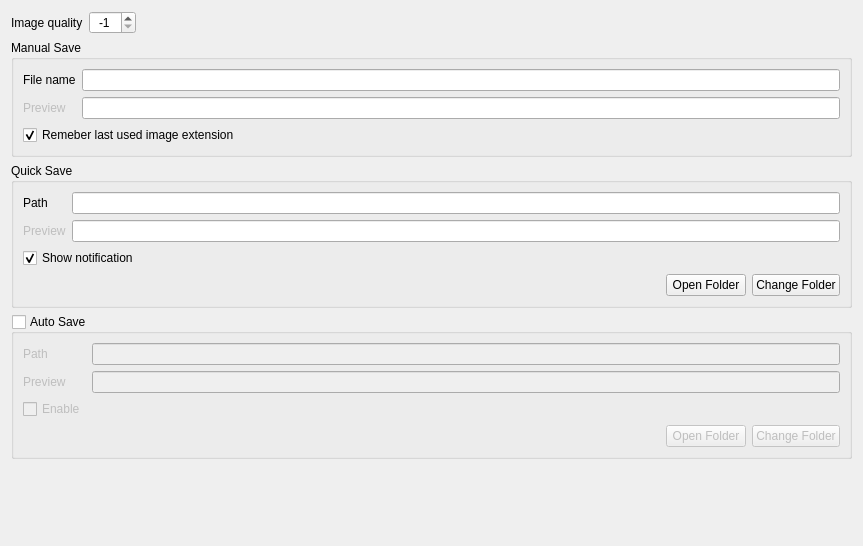
<?xml version="1.0" encoding="UTF-8"?>
<ui version="4.0">
 <class>SubOutput</class>
 <widget class="QWidget" name="SubOutput">
  <property name="geometry">
   <rect>
    <x>0</x>
    <y>0</y>
    <width>863</width>
    <height>546</height>
   </rect>
  </property>
  <property name="windowTitle">
   <string>Form</string>
  </property>
  <layout class="QVBoxLayout" name="verticalLayout" stretch="0,0,0,0,0,0">
   <item>
    <widget class="QWidget" name="dlg_image_quality" native="true">
     <layout class="QHBoxLayout" name="horizontalLayout">
      <property name="leftMargin">
       <number>0</number>
      </property>
      <property name="topMargin">
       <number>0</number>
      </property>
      <property name="rightMargin">
       <number>0</number>
      </property>
      <property name="bottomMargin">
       <number>0</number>
      </property>
      <item>
       <widget class="QLabel" name="label">
        <property name="text">
         <string>Image quality</string>
        </property>
       </widget>
      </item>
      <item>
       <widget class="QSpinBox" name="sb_image_quality">
        <property name="alignment">
         <set>Qt::AlignmentFlag::AlignCenter</set>
        </property>
        <property name="accelerated">
         <bool>false</bool>
        </property>
        <property name="minimum">
         <number>-1</number>
        </property>
        <property name="maximum">
         <number>100</number>
        </property>
        <property name="value">
         <number>-1</number>
        </property>
       </widget>
      </item>
      <item>
       <widget class="QLabel" name="label_2">
        <property name="maximumSize">
         <size>
          <width>32</width>
          <height>32</height>
         </size>
        </property>
        <property name="toolTip">
         <string>Range: [0,100] or -1.
Specify 0 to obtain small compressed files, 100 for large uncompressed files,
and specify -1 to let Sunny decide for you.</string>
        </property>
        <property name="text">
         <string notr="true"/>
        </property>
        <property name="pixmap">
         <pixmap resource="../../capturer.qrc">:/icons/setting/information</pixmap>
        </property>
        <property name="scaledContents">
         <bool>true</bool>
        </property>
       </widget>
      </item>
      <item>
       <spacer name="horizontalSpacer">
        <property name="orientation">
         <enum>Qt::Orientation::Horizontal</enum>
        </property>
        <property name="sizeHint" stdset="0">
         <size>
          <width>210</width>
          <height>5</height>
         </size>
        </property>
       </spacer>
      </item>
     </layout>
    </widget>
   </item>
   <item>
    <widget class="QGroupBox" name="gb_manual_save">
     <property name="title">
      <string>Manual Save</string>
     </property>
     <layout class="QHBoxLayout" name="horizontalLayout_2">
      <item>
       <widget class="QWidget" name="dlg_manual_save" native="true">
        <layout class="QGridLayout" name="gridLayout">
         <property name="leftMargin">
          <number>0</number>
         </property>
         <property name="topMargin">
          <number>0</number>
         </property>
         <property name="rightMargin">
          <number>0</number>
         </property>
         <property name="bottomMargin">
          <number>0</number>
         </property>
         <item row="0" column="1">
          <widget class="QLineEdit" name="le_manual_save_file_name"/>
         </item>
         <item row="2" column="0" colspan="2">
          <widget class="QCheckBox" name="cb_remeber_last_image_extension">
           <property name="text">
            <string>Remeber last used image extension</string>
           </property>
           <property name="checked">
            <bool>true</bool>
           </property>
          </widget>
         </item>
         <item row="0" column="0">
          <widget class="QLabel" name="label_3">
           <property name="text">
            <string>File name</string>
           </property>
          </widget>
         </item>
         <item row="1" column="0">
          <widget class="QLabel" name="label_4">
           <property name="enabled">
            <bool>false</bool>
           </property>
           <property name="text">
            <string>Preview</string>
           </property>
          </widget>
         </item>
         <item row="1" column="1">
          <widget class="QLineEdit" name="le_manual_save_file_name_preview">
           <property name="readOnly">
            <bool>true</bool>
           </property>
          </widget>
         </item>
        </layout>
       </widget>
      </item>
     </layout>
    </widget>
   </item>
   <item>
    <widget class="QGroupBox" name="groupBox_2">
     <property name="title">
      <string>Quick Save</string>
     </property>
     <layout class="QHBoxLayout" name="horizontalLayout_4">
      <item>
       <widget class="QWidget" name="dlg_quick_save" native="true">
        <layout class="QGridLayout" name="gridLayout_2">
         <property name="leftMargin">
          <number>0</number>
         </property>
         <property name="topMargin">
          <number>0</number>
         </property>
         <property name="rightMargin">
          <number>0</number>
         </property>
         <property name="bottomMargin">
          <number>0</number>
         </property>
         <item row="0" column="0">
          <widget class="QLabel" name="label_6">
           <property name="text">
            <string>Path</string>
           </property>
          </widget>
         </item>
         <item row="0" column="1">
          <widget class="QLineEdit" name="le_quick_save_path"/>
         </item>
         <item row="1" column="0">
          <widget class="QLabel" name="label_7">
           <property name="enabled">
            <bool>false</bool>
           </property>
           <property name="text">
            <string>Preview</string>
           </property>
          </widget>
         </item>
         <item row="2" column="0" colspan="2">
          <widget class="QCheckBox" name="cb_quick_save_show_notification">
           <property name="text">
            <string>Show notification</string>
           </property>
           <property name="checked">
            <bool>true</bool>
           </property>
          </widget>
         </item>
         <item row="3" column="0" colspan="2">
          <widget class="QWidget" name="widget_4" native="true">
           <layout class="QHBoxLayout" name="horizontalLayout_3">
            <property name="leftMargin">
             <number>0</number>
            </property>
            <property name="topMargin">
             <number>0</number>
            </property>
            <property name="rightMargin">
             <number>0</number>
            </property>
            <property name="bottomMargin">
             <number>0</number>
            </property>
            <item>
             <widget class="QLabel" name="lab_quick_save_tips">
              <property name="maximumSize">
               <size>
                <width>32</width>
                <height>32</height>
               </size>
              </property>
              <property name="toolTip">
               <string>Ctrl + Shift + S</string>
              </property>
              <property name="text">
               <string notr="true"/>
              </property>
              <property name="pixmap">
               <pixmap resource="../../capturer.qrc">:/icons/setting/information</pixmap>
              </property>
              <property name="scaledContents">
               <bool>true</bool>
              </property>
             </widget>
            </item>
            <item>
             <spacer name="horizontalSpacer_2">
              <property name="orientation">
               <enum>Qt::Orientation::Horizontal</enum>
              </property>
              <property name="sizeHint" stdset="0">
               <size>
                <width>34</width>
                <height>5</height>
               </size>
              </property>
             </spacer>
            </item>
            <item>
             <widget class="QPushButton" name="btn_quick_save_open_folder">
              <property name="text">
               <string>Open Folder</string>
              </property>
             </widget>
            </item>
            <item>
             <widget class="QPushButton" name="btn_quick_save_change_folder">
              <property name="text">
               <string>Change Folder</string>
              </property>
             </widget>
            </item>
           </layout>
          </widget>
         </item>
         <item row="1" column="1">
          <widget class="QLineEdit" name="le_quick_save_path_preview">
           <property name="readOnly">
            <bool>true</bool>
           </property>
          </widget>
         </item>
        </layout>
       </widget>
      </item>
     </layout>
    </widget>
   </item>
   <item>
    <widget class="QGroupBox" name="gb_auto_save">
     <property name="title">
      <string>Auto Save</string>
     </property>
     <property name="flat">
      <bool>false</bool>
     </property>
     <property name="checkable">
      <bool>true</bool>
     </property>
     <property name="checked">
      <bool>false</bool>
     </property>
     <layout class="QHBoxLayout" name="horizontalLayout_5">
      <item>
       <widget class="QWidget" name="dlg_auto_save" native="true">
        <layout class="QGridLayout" name="gridLayout_3">
         <property name="leftMargin">
          <number>0</number>
         </property>
         <property name="topMargin">
          <number>0</number>
         </property>
         <property name="rightMargin">
          <number>0</number>
         </property>
         <property name="bottomMargin">
          <number>0</number>
         </property>
         <item row="1" column="0">
          <widget class="QLabel" name="lab_auto_save_path_preview">
           <property name="enabled">
            <bool>false</bool>
           </property>
           <property name="text">
            <string>Preview</string>
           </property>
          </widget>
         </item>
         <item row="1" column="1">
          <widget class="QLineEdit" name="le_auto_save_path_preview">
           <property name="readOnly">
            <bool>true</bool>
           </property>
          </widget>
         </item>
         <item row="3" column="0" colspan="2">
          <widget class="QWidget" name="widget_6" native="true">
           <layout class="QHBoxLayout" name="horizontalLayout_6">
            <property name="leftMargin">
             <number>0</number>
            </property>
            <property name="topMargin">
             <number>0</number>
            </property>
            <property name="rightMargin">
             <number>0</number>
            </property>
            <property name="bottomMargin">
             <number>0</number>
            </property>
            <item>
             <widget class="QLabel" name="lab_auto_save_tips">
              <property name="maximumSize">
               <size>
                <width>32</width>
                <height>32</height>
               </size>
              </property>
              <property name="toolTip">
               <string>Automatically save every screenshot will be saved to this folder.</string>
              </property>
              <property name="text">
               <string notr="true"/>
              </property>
              <property name="pixmap">
               <pixmap resource="../../capturer.qrc">:/icons/setting/information</pixmap>
              </property>
              <property name="scaledContents">
               <bool>true</bool>
              </property>
             </widget>
            </item>
            <item>
             <spacer name="horizontalSpacer_3">
              <property name="orientation">
               <enum>Qt::Orientation::Horizontal</enum>
              </property>
              <property name="sizeHint" stdset="0">
               <size>
                <width>166</width>
                <height>5</height>
               </size>
              </property>
             </spacer>
            </item>
            <item>
             <widget class="QPushButton" name="btn_auto_save_open_folder">
              <property name="text">
               <string>Open Folder</string>
              </property>
             </widget>
            </item>
            <item>
             <widget class="QPushButton" name="btn_auto_save_change_folder">
              <property name="text">
               <string>Change Folder</string>
              </property>
             </widget>
            </item>
           </layout>
          </widget>
         </item>
         <item row="0" column="0">
          <widget class="QLabel" name="lab_auto_save_path">
           <property name="text">
            <string>Path</string>
           </property>
          </widget>
         </item>
         <item row="0" column="1">
          <widget class="QLineEdit" name="le_auto_save_path"/>
         </item>
         <item row="2" column="0">
          <widget class="QCheckBox" name="cb_auto_save_enable">
           <property name="text">
            <string>Enable</string>
           </property>
          </widget>
         </item>
        </layout>
       </widget>
      </item>
     </layout>
    </widget>
   </item>
   <item>
    <spacer name="verticalSpacer">
     <property name="orientation">
      <enum>Qt::Orientation::Vertical</enum>
     </property>
     <property name="sizeHint" stdset="0">
      <size>
       <width>5</width>
       <height>1</height>
      </size>
     </property>
    </spacer>
   </item>
   <item>
    <widget class="QWidget" name="widget_7" native="true">
     <layout class="QHBoxLayout" name="horizontalLayout_7">
      <property name="leftMargin">
       <number>0</number>
      </property>
      <property name="topMargin">
       <number>0</number>
      </property>
      <property name="rightMargin">
       <number>0</number>
      </property>
      <property name="bottomMargin">
       <number>0</number>
      </property>
     </layout>
    </widget>
   </item>
  </layout>
 </widget>
 <resources>
  <include location="../../capturer.qrc"/>
 </resources>
 <connections/>
</ui>
